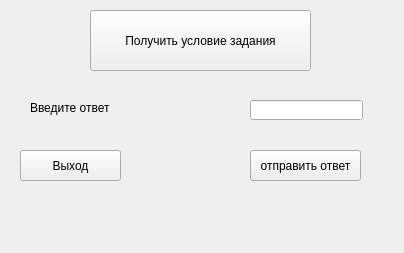
<?xml version="1.0" encoding="UTF-8"?>
<ui version="4.0">
 <class>task1</class>
 <widget class="QWidget" name="task1">
  <property name="geometry">
   <rect>
    <x>0</x>
    <y>0</y>
    <width>404</width>
    <height>253</height>
   </rect>
  </property>
  <property name="windowTitle">
   <string>Form</string>
  </property>
  <widget class="QPushButton" name="pushButton">
   <property name="geometry">
    <rect>
     <x>90</x>
     <y>10</y>
     <width>221</width>
     <height>61</height>
    </rect>
   </property>
   <property name="text">
    <string>Получить условие задания</string>
   </property>
  </widget>
  <widget class="QPushButton" name="pushButton_2">
   <property name="geometry">
    <rect>
     <x>20</x>
     <y>150</y>
     <width>101</width>
     <height>31</height>
    </rect>
   </property>
   <property name="text">
    <string>Выход</string>
   </property>
  </widget>
  <widget class="QPushButton" name="pushButton_3">
   <property name="geometry">
    <rect>
     <x>250</x>
     <y>150</y>
     <width>111</width>
     <height>31</height>
    </rect>
   </property>
   <property name="text">
    <string>отправить ответ</string>
   </property>
  </widget>
  <widget class="QLineEdit" name="lineEdit">
   <property name="geometry">
    <rect>
     <x>250</x>
     <y>100</y>
     <width>113</width>
     <height>20</height>
    </rect>
   </property>
  </widget>
  <widget class="QLabel" name="label">
   <property name="geometry">
    <rect>
     <x>30</x>
     <y>100</y>
     <width>131</width>
     <height>16</height>
    </rect>
   </property>
   <property name="text">
    <string>Введите ответ</string>
   </property>
  </widget>
 </widget>
 <resources/>
 <connections/>
</ui>
